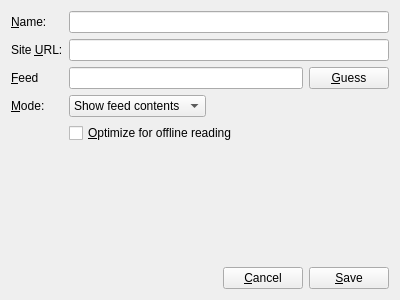
<?xml version="1.0" encoding="UTF-8"?>
<ui version="4.0">
 <class>Form</class>
 <widget class="QWidget" name="Form">
  <property name="geometry">
   <rect>
    <x>0</x>
    <y>0</y>
    <width>400</width>
    <height>300</height>
   </rect>
  </property>
  <property name="windowTitle">
   <string>Form</string>
  </property>
  <layout class="QVBoxLayout" name="verticalLayout">
   <item>
    <layout class="QFormLayout" name="formLayout">
     <property name="fieldGrowthPolicy">
      <enum>QFormLayout::ExpandingFieldsGrow</enum>
     </property>
     <item row="0" column="0">
      <widget class="QLabel" name="label">
       <property name="text">
        <string>&amp;Name:</string>
       </property>
       <property name="buddy">
        <cstring>name</cstring>
       </property>
      </widget>
     </item>
     <item row="0" column="1">
      <widget class="QLineEdit" name="name"/>
     </item>
     <item row="1" column="0">
      <widget class="QLabel" name="label_2">
       <property name="text">
        <string>Site &amp;URL:</string>
       </property>
       <property name="buddy">
        <cstring>url</cstring>
       </property>
      </widget>
     </item>
     <item row="1" column="1">
      <widget class="QLineEdit" name="url"/>
     </item>
     <item row="2" column="0">
      <widget class="QLabel" name="label_3">
       <property name="text">
        <string>&amp;Feed</string>
       </property>
       <property name="buddy">
        <cstring>xmlurl</cstring>
       </property>
      </widget>
     </item>
     <item row="2" column="1">
      <layout class="QHBoxLayout" name="horizontalLayout">
       <item>
        <widget class="QLineEdit" name="xmlurl"/>
       </item>
       <item>
        <widget class="QPushButton" name="guess">
         <property name="text">
          <string>&amp;Guess</string>
         </property>
        </widget>
       </item>
      </layout>
     </item>
     <item row="3" column="0">
      <widget class="QLabel" name="label_4">
       <property name="text">
        <string>&amp;Mode:</string>
       </property>
       <property name="buddy">
        <cstring>mode</cstring>
       </property>
      </widget>
     </item>
     <item row="3" column="1">
      <widget class="QComboBox" name="mode">
       <item>
        <property name="text">
         <string>Show feed contents</string>
        </property>
       </item>
       <item>
        <property name="text">
         <string>Show website</string>
        </property>
       </item>
      </widget>
     </item>
     <item row="4" column="1">
      <widget class="QCheckBox" name="offline">
       <property name="text">
        <string>&amp;Optimize for offline reading</string>
       </property>
      </widget>
     </item>
    </layout>
   </item>
   <item>
    <spacer name="verticalSpacer">
     <property name="orientation">
      <enum>Qt::Vertical</enum>
     </property>
     <property name="sizeHint" stdset="0">
      <size>
       <width>20</width>
       <height>40</height>
      </size>
     </property>
    </spacer>
   </item>
   <item>
    <layout class="QHBoxLayout" name="horizontalLayout_2">
     <item>
      <spacer name="horizontalSpacer">
       <property name="orientation">
        <enum>Qt::Horizontal</enum>
       </property>
       <property name="sizeHint" stdset="0">
        <size>
         <width>40</width>
         <height>20</height>
        </size>
       </property>
      </spacer>
     </item>
     <item>
      <widget class="QPushButton" name="pushButton">
       <property name="text">
        <string>&amp;Cancel</string>
       </property>
      </widget>
     </item>
     <item>
      <widget class="QPushButton" name="done">
       <property name="text">
        <string>&amp;Save</string>
       </property>
      </widget>
     </item>
    </layout>
   </item>
  </layout>
 </widget>
 <resources/>
 <connections/>
</ui>
